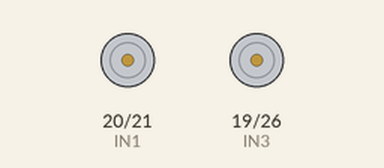
This program was run on a simulated Raspberry Pi (BCM pin numbers). Shown: motor-driver pin pairs drawn as motors (green arrow = first pin HIGH = forward, orange = second pin HIGH = backward, longer = more drive, scaled by the enable pin).

Above: at 0.1 s.
At 2.1 s:
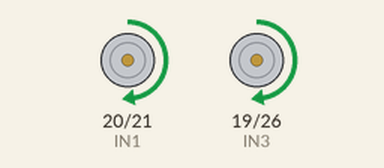
Timing chart, 0 to 3.6 s (numbered marks = the images above):
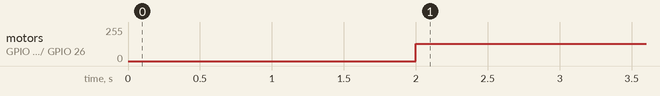

The program:

advance.py
```python
#-*- coding:UTF-8 -*-
import RPi.GPIO as GPIO
import time

#Definition of  motor pin
IN1 = 20
IN2 = 21
IN3 = 19
IN4 = 26
ENA = 16
ENB = 13

#Set the GPIO port to BCM encoding mode.
GPIO.setmode(GPIO.BCM)

#Ignore warning information
GPIO.setwarnings(False)

#Motor pin initialization operation
def motor_init():
    global pwm_ENA
    global pwm_ENB
    GPIO.setup(ENA,GPIO.OUT,initial=GPIO.HIGH)
    GPIO.setup(IN1,GPIO.OUT,initial=GPIO.LOW)
    GPIO.setup(IN2,GPIO.OUT,initial=GPIO.LOW)
    GPIO.setup(ENB,GPIO.OUT,initial=GPIO.HIGH)
    GPIO.setup(IN3,GPIO.OUT,initial=GPIO.LOW)
    GPIO.setup(IN4,GPIO.OUT,initial=GPIO.LOW)
    #Set the PWM pin and frequency is 2000hz
    pwm_ENA = GPIO.PWM(ENA, 2000)
    pwm_ENB = GPIO.PWM(ENB, 2000)

#advance
def run():
    GPIO.output(IN1, GPIO.HIGH)
    GPIO.output(IN2, GPIO.LOW)
    GPIO.output(IN3, GPIO.HIGH)
    GPIO.output(IN4, GPIO.LOW)
    #PWM duty cycle is set to 100（0--100）
    pwm_ENA.start(50)
    pwm_ENB.start(50)

#delay 2s
time.sleep(2)

#The try/except statement is used to detect errors in the try block.
#the except statement catches the exception information and processes it.
try:
    motor_init()
    while True:
        run()
except KeyboardInterrupt:
    pass
pwm_ENA.stop()
pwm_ENB.stop()
GPIO.cleanup()
```

Measured:
- by itself, motor on GPIO 20 (IN1) / GPIO 21 (IN2), motor on GPIO 19 (IN3) / GPIO 26 (IN4): stopped → forward 128/255 at 2.0 s
